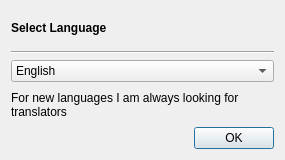
<?xml version="1.0" encoding="UTF-8"?>
<ui version="4.0">
 <class>GUI_LanguageChooser</class>
 <widget class="QDialog" name="GUI_LanguageChooser">
  <property name="geometry">
   <rect>
    <x>0</x>
    <y>0</y>
    <width>285</width>
    <height>160</height>
   </rect>
  </property>
  <property name="windowTitle">
   <string>Language</string>
  </property>
  <layout class="QGridLayout" name="gridLayout">
   <item row="4" column="1">
    <widget class="QPushButton" name="btn_ok">
     <property name="text">
      <string>OK</string>
     </property>
    </widget>
   </item>
   <item row="4" column="0">
    <spacer name="horizontalSpacer">
     <property name="orientation">
      <enum>Qt::Horizontal</enum>
     </property>
     <property name="sizeHint" stdset="0">
      <size>
       <width>40</width>
       <height>20</height>
      </size>
     </property>
    </spacer>
   </item>
   <item row="2" column="0" colspan="2">
    <widget class="QComboBox" name="combo_lang">
     <item>
      <property name="text">
       <string>English</string>
      </property>
     </item>
    </widget>
   </item>
   <item row="0" column="0" colspan="2">
    <widget class="QLabel" name="label">
     <property name="font">
      <font>
       <weight>75</weight>
       <bold>true</bold>
      </font>
     </property>
     <property name="text">
      <string>Select Language</string>
     </property>
    </widget>
   </item>
   <item row="1" column="0" colspan="2">
    <widget class="Line" name="line">
     <property name="orientation">
      <enum>Qt::Horizontal</enum>
     </property>
    </widget>
   </item>
   <item row="3" column="0" colspan="2">
    <widget class="QLabel" name="label_2">
     <property name="text">
      <string>For new languages I am always looking for translators</string>
     </property>
     <property name="wordWrap">
      <bool>true</bool>
     </property>
    </widget>
   </item>
  </layout>
 </widget>
 <resources/>
 <connections/>
</ui>
